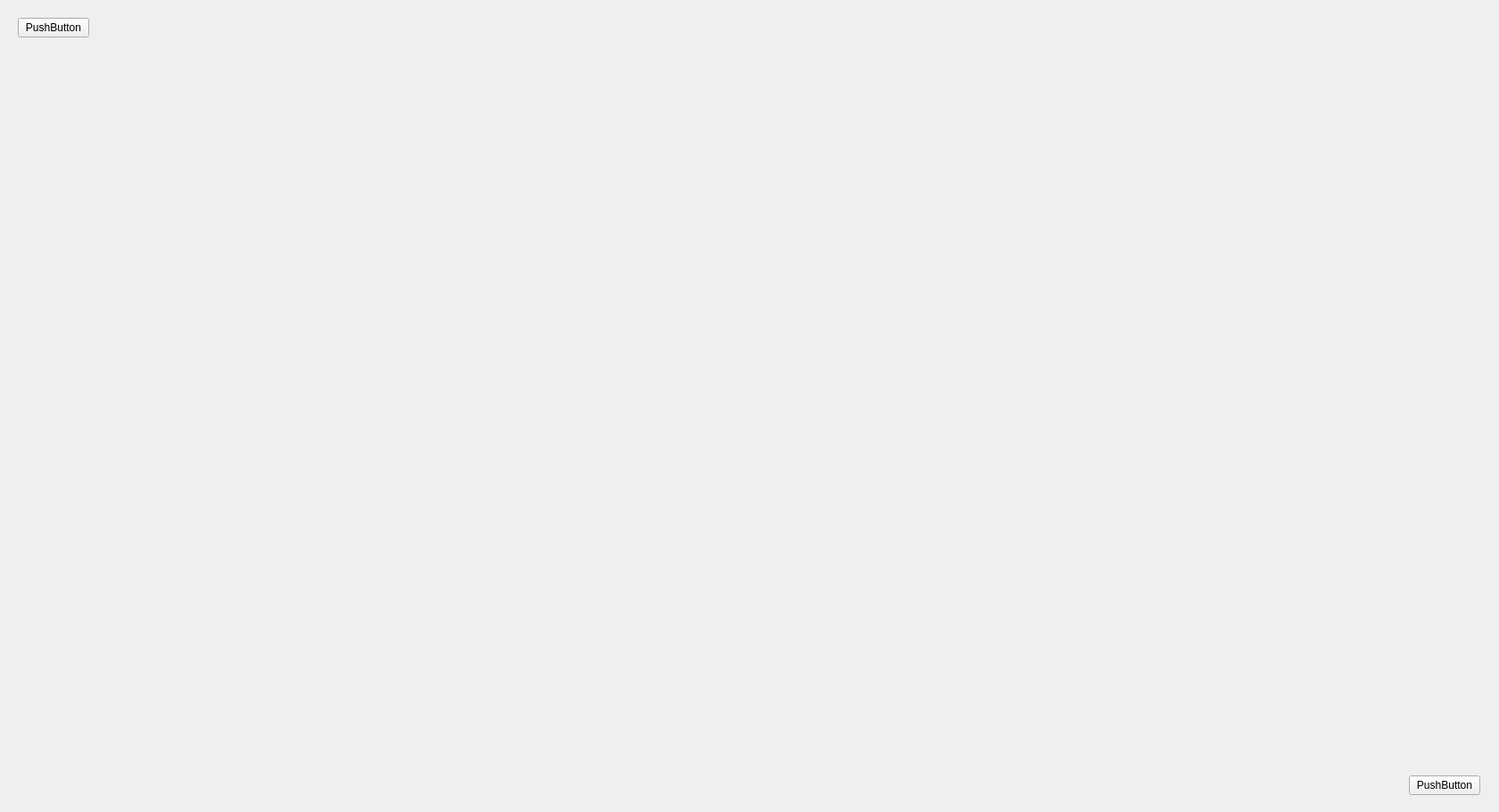
<?xml version="1.0" encoding="UTF-8"?>
<ui version="4.0">
 <class>MyFrame</class>
 <widget class="QFrame" name="MyFrame">
  <property name="geometry">
   <rect>
    <x>0</x>
    <y>0</y>
    <width>1681</width>
    <height>911</height>
   </rect>
  </property>
  <property name="minimumSize">
   <size>
    <width>1681</width>
    <height>911</height>
   </size>
  </property>
  <property name="maximumSize">
   <size>
    <width>1681</width>
    <height>911</height>
   </size>
  </property>
  <property name="windowTitle">
   <string>Frame</string>
  </property>
  <widget class="QPushButton" name="pushButton">
   <property name="geometry">
    <rect>
     <x>20</x>
     <y>20</y>
     <width>80</width>
     <height>22</height>
    </rect>
   </property>
   <property name="text">
    <string>PushButton</string>
   </property>
  </widget>
  <widget class="QPushButton" name="pushButton_2">
   <property name="geometry">
    <rect>
     <x>1580</x>
     <y>870</y>
     <width>80</width>
     <height>22</height>
    </rect>
   </property>
   <property name="text">
    <string>PushButton</string>
   </property>
  </widget>
 </widget>
 <resources/>
 <connections/>
</ui>
